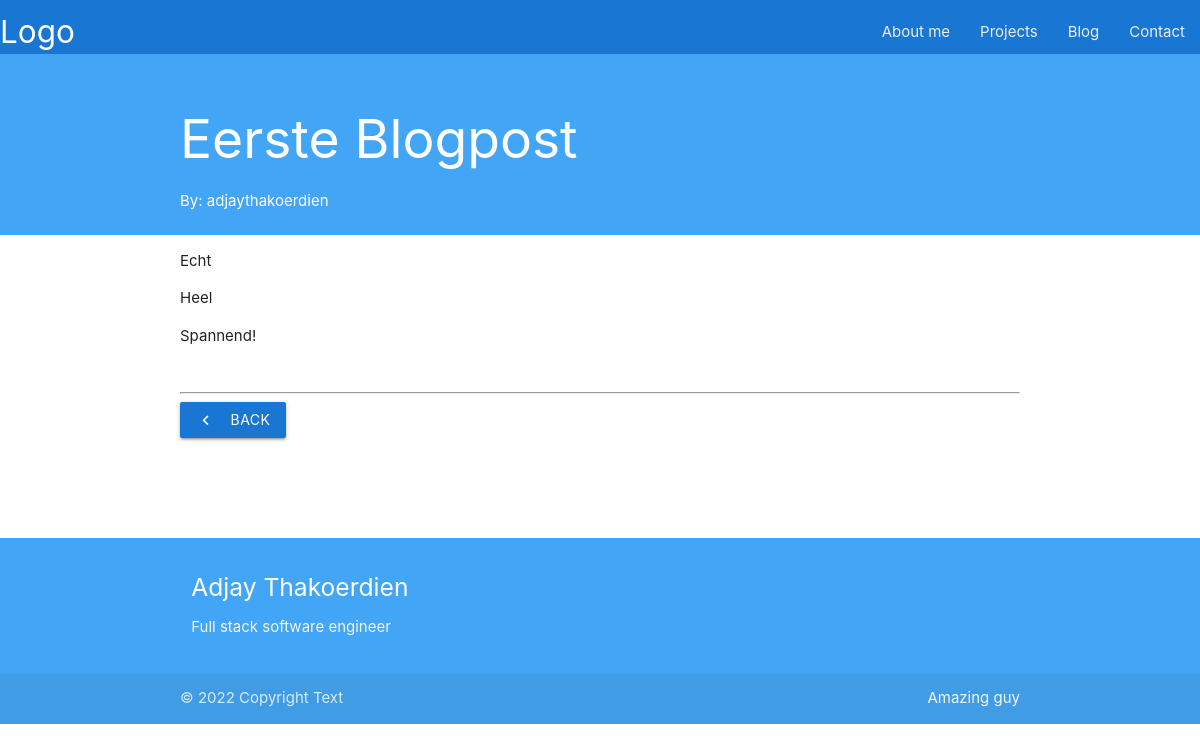
The page /blog/1 on the database its author committed.
### blog/models.py (models this page shows, shortened)
class Post(models.Model):
    title = models.CharField(max_length=100)
    author = models.CharField(max_length=100, default='adjaythakoerdien')
    description = models.CharField(max_length=250)
    date = models.DateField(default=datetime.now, blank=True)
    intro = models.TextField(blank=True)
    text = models.TextField()
    text_end = models.TextField(blank=True)
    url = models.TextField(blank=True, max_length=250)
    image1 = models.ImageField(null=True, blank=True, upload_to="images/")

### blog/views.py (the view)
# urls.py: path('/<int:pk>', BlogDetailView.as_view(), name='blogpost'),
class BlogDetailView(DetailView):
    model = Post
    template_name = 'blog_detail.html'

### blog/templates/blog_detail.html (shortened to what this page needs)
{% extends 'base.html' %}
{% block content %}
{% load static %}
<main class=" blue lighten-1 profile-section">
    <div class="container white-text">
        <h2>{{ post.title }}</h2>
        By: {{ post.author }}<br><br>
    </div>
</main>
<section class="container">
    <p>{{ post.intro }}</p>
    <p>{{ post.text }}</p>
    <p>{{ post.text_end }}</p>
    <hr>
    <a href="{% url 'blog' %}">
    <button class="btn waves-effect blue darken-2" type="button" name="back">
        <i class="material-icons left">chevron_left</i>
        Back
    </button>
    </a>
</section>
{% endblock %}

### static/css/global.css (style rules this page uses)
.profile-section { margin-top: -10px; padding-top: 20px; }

### rows shown on the page
Post: title "Eerste Blogpost", author "adjaythakoerdien", intro "Echt", text "Heel", text_end "Spannend!"
